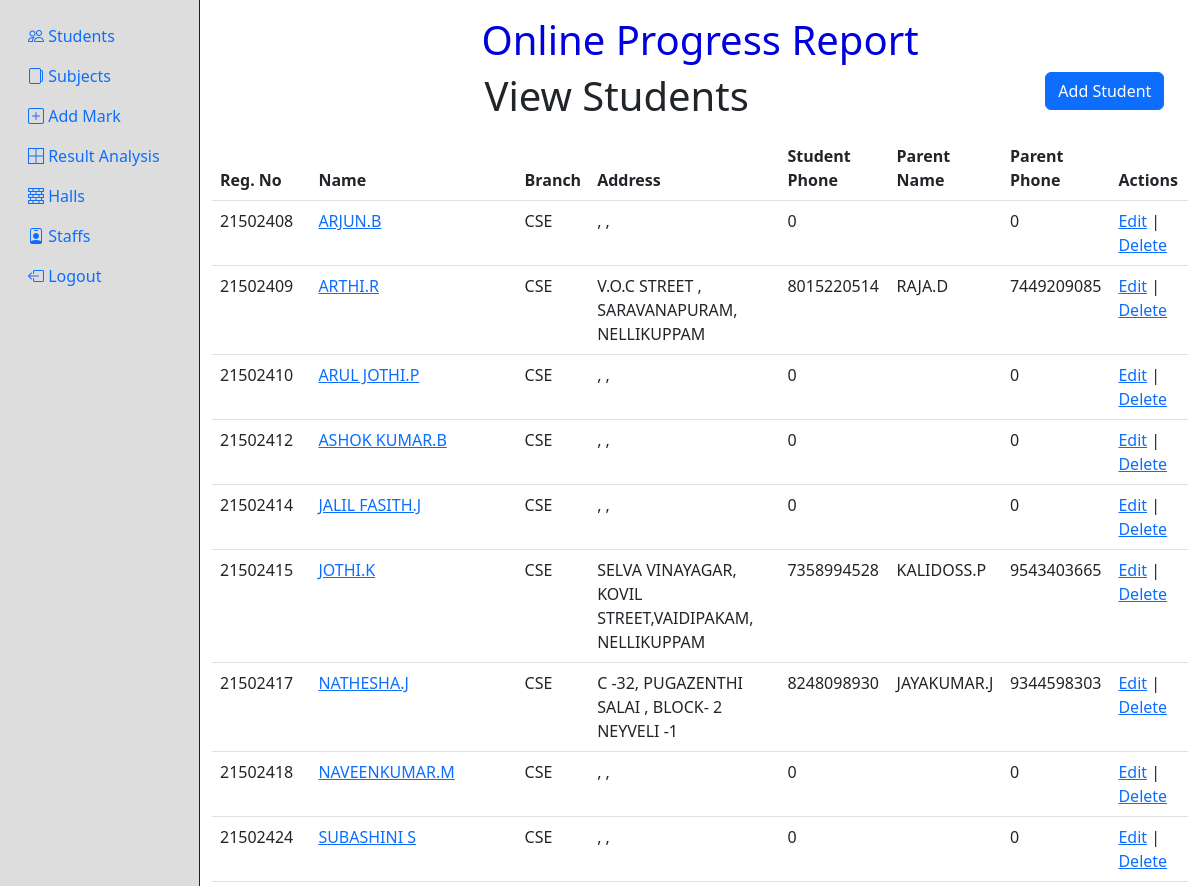
Before: /mainpage.php (signed in, upper part) with the older database file.
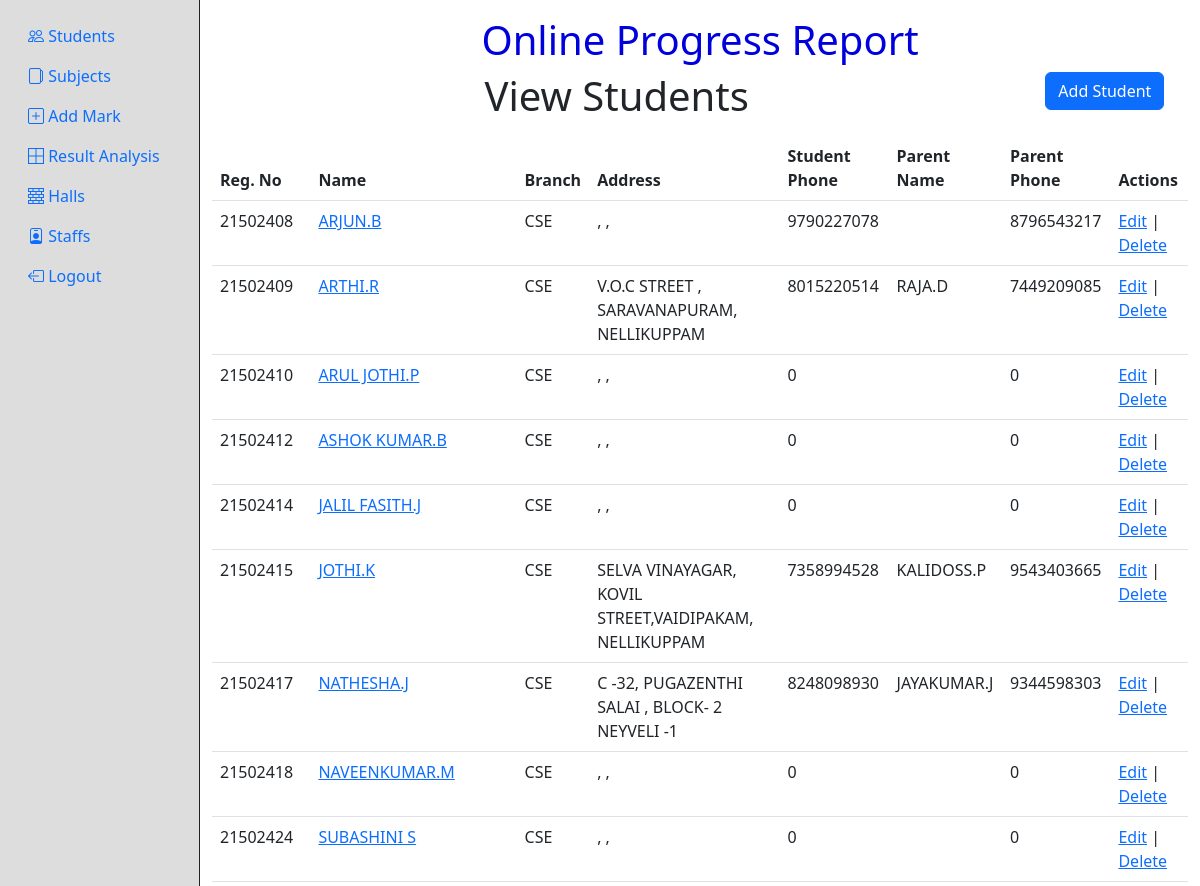
After: the same page with the newer database file.
### tables this page shows
CREATE TABLE `student_details` (
  `regno` int(11) NOT NULL,
  `stname` text NOT NULL,
  `gender` varchar(15) NOT NULL,
  `bcode` int(11) NOT NULL,
  `bname` varchar(40) NOT NULL,
  `add1` varchar(40) NOT NULL,
  `add2` varchar(40) NOT NULL,
  `add3` varchar(40) NOT NULL,
  `stu_phone` bigint(20) NOT NULL,
  `p_name` varchar(40) NOT NULL,
  `p_phone` bigint(20) NOT NULL
);

### mainpage.php (the view, shortened to what this page needs)
<?php
if(!isset($_SESSION["user_id"])){
    header("Location: login.php");
}else if(isset($_GET["deleteid"])){
    $query = "DELETE FROM `student_details` WHERE `regno` = ".$_GET["deleteid"];
    $con = mysqli_connect(DB_HOST,DB_USERNAME,DB_PASSWORD,DB_NAME);
    mysqli_query($con, $query);
    $selectQuery = "SELECT * FROM `student_details`";
    $result = mysqli_query($con, $selectQuery);
}else{
    $query = "SELECT * FROM `student_details`";
    $con = mysqli_connect(DB_HOST,DB_USERNAME,DB_PASSWORD,DB_NAME);
    $result = mysqli_query($con, $query);
}
?>
<!DOCTYPE html>
<html lang="en">
<head>
  <link href="https://cdn.jsdelivr.net/npm/bootstrap@5.3.0-alpha1/dist/css/bootstrap.min.css" rel="stylesheet"
>
  <link rel="stylesheet" href="https://cdn.jsdelivr.net/npm/bootstrap-icons@1.10.3/font/bootstrap-icons.css">
</head>
<body>
  <div class="container-fluid h-100">
    <div class="row h-100">
      <?php include("sidebar.php"); ?>
      <div class="col-10 pt-3">
        <div class="row">
          <div class="col-12">
            <h2 style="text-align:center;font-size:40px;color:#00d">Online Progress Report</h2>
          </div>
        </div>
        <div class="row">
          <div class="col">
            <div class="row">
              <div class="col-10">
                <h1 class="title mb-3">View Students</h1>
              </div>
              <div class="col"><a class="btn btn-primary" href="add-student.php" role="button">Add Student</a></div>
            </div>
            <div class="table-responsive">
              <table class="table table-hover">
                <thead>
                  <tr>
                    <th>Reg. No</th>
                    <th>Name</th>
                    <th>Branch</th>
                    <th>Address</th>
                    <th>Student Phone</th>
                    <th>Parent Name</th>
                    <th>Parent Phone</th>
                    <th>Actions</th>
                  </tr>
                </thead>
                <tbody>
                  <?php if($result){
                    $rows = mysqli_num_rows($result);
                    if($rows===0){
                  ?>
                  <tr>
                    <td colspan="8" align="center">No Records Found</td>
                  </tr>
                  <?php }else{
                    while($row = mysqli_fetch_array($result, MYSQLI_ASSOC)){ ?>
                  <tr>
                    <td><?php echo $row["regno"]; ?></td>
                    <td><a href="marks.php?viewid=<?php echo $row['regno']; ?>"><?php echo $row["stname"]; ?></a></td>
                    <td><?php echo $row["bname"]; ?></td>
                    <td><?php echo $row["add1"]; ?>, <?php echo $row["add2"]; ?>, <?php echo $row["add3"]; ?></td>
                    <td><?php echo $row["stu_phone"]; ?></td>
                    <td><?php echo $row["p_name"]; ?></td>
                    <td><?php echo $row["p_phone"]; ?></td>
                    <td>
                      <a href="edit-student.php?id=<?php echo $row["regno"]; ?>">Edit</a> | <a
                        href="?deleteid=<?php echo $row["regno"]; ?>">Delete</a>
                    </td>
                  </tr>
                  <?php
                  }
                  } } ?>
                </tbody>
              </table>
            </div>
          </div>
        </div>
      </div>
    </div>
  </div>
</body>
</html>

Changed rows visible on the page:
changed student_details "ARJUN.B": stu_phone "0" → "9790227078"; p_phone "0" → "8796543217"
